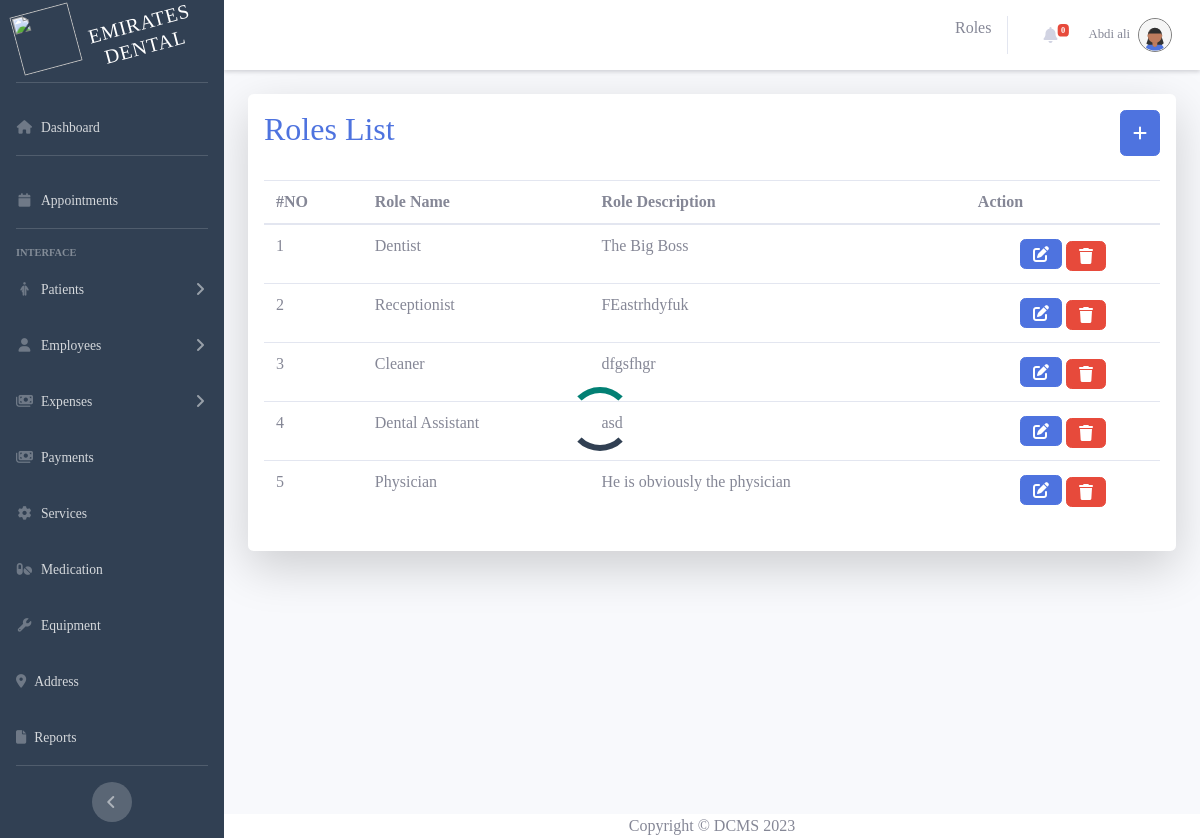
Page /index.php?page=role (signed in) on the committed database.
### tables this page shows
CREATE TABLE `roles` (
  `role_id` int(11) NOT NULL,
  `role_name` varchar(255) DEFAULT NULL,
  `role_description` text DEFAULT NULL
);

### index.php (called while the page is built, shortened)
<?php
    include_once('./includes/loader.php');
$is404 = false;
$page = '';
if(isset($_GET['page']) && !empty($_GET['page'])){
    $page = $_GET['page'];
    $file = $titles[$page]["path"]."/$page.php";
}
elseif(!in_array($page, $titles)){
    $is404 = true;
}
else{
    header("Location: index.php?page=dashboard");
}
require_once('./includes/header.php');
require_once('./includes/sidebar.php');
require_once($is404 ? './includes/404.php' : $file );
require_once('./includes/footer.php');
?>

### app/roles/role.php (the view, shortened to what this page needs)
<?php
include_once('./app/database/conn.php')
?>
<div class="container-fluid ">
    <div class=" mt-1 p-3 shadow-lg rounded  bg-white">
        <div class='d-flex justify-content-between mb-4'>
            <h2 class="text-center text-primary">Roles List</h2>
            <button type="button" class="btn btn-primary me-5" data-toggle="modal" data-target="#roleModal">
                <i class="fa-solid fa-plus "></i>
            </button>
        </div>
        <table class="table table-hover" id="dataTable">
            <thead>
                <tr>
                    <th scope="col">#NO</th>
                    <th>Role Name</th>
                    <th>Role Description</th>
                    <th> Action</th>
                </tr>
            </thead>
            <tbody>
                <?php
                $count = 0;
                $result = mysqli_query($conn, "SELECT * FROM roles");
                while ($row = mysqli_fetch_assoc($result)) {
                    $count++;
                    echo "<tr>";
                    echo "<td>" . $count . "</td>";
                    echo "<td>" . htmlspecialchars ( $row['role_name']) . "</td>";
                    echo "<td>" . htmlspecialchars ( $row['role_description']) . "</>";
                    echo "<td class='text-center'>
                                    <button  class='btn btn-primary' onclick='editRole(" . $row['role_id'] . ")'> <i class='fa fa-edit'></i> </button>
                                    <a href='#' class='btn btn-danger ms-2 mt-1' onclick='deleteRole(" . $row['role_id'] . ")'> <i class='fa fa-trash'></i> </a>
                                  </td>";
                    echo "</tr>";
                }
                ?>
            </tbody>
        </table>
    </div>
</div>

### includes/sidebar.php (style rules this page uses)
body { font-family: 'poppins'; }

### rows in the picture
roles: role_name "Dentist", role_description "The Big Boss"
roles: role_name "Receptionist", role_description "FEastrhdyfuk"
roles: role_name "Cleaner", role_description "dfgsfhgr"
roles: role_name "Dental Assistant", role_description "asd"
roles: role_name "Physician", role_description "He is obviously the physician"

### other values in the picture
$title "Roles"
$_SESSION["employee_name"] "Abdi ali"
